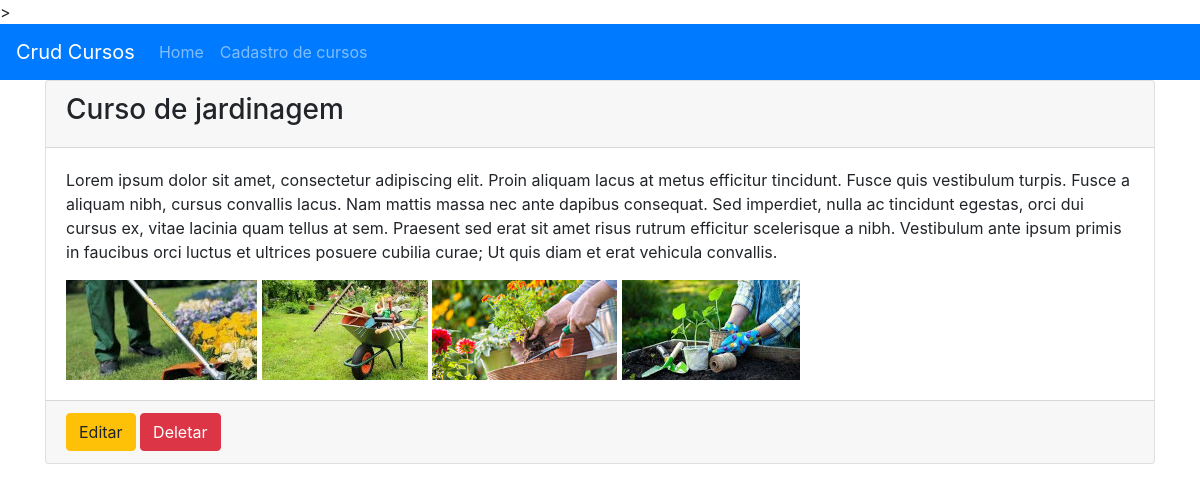
The page /detalhe_curso/show/16 on the database its author committed.
### tables this page shows
CREATE TABLE `cursos` (
  `id` int(11) NOT NULL,
  `titulo` varchar(255) NOT NULL,
  `descricao` text NOT NULL,
  `img_principal` varchar(255) NOT NULL,
  `img_galeria` text NOT NULL
);

### application/controllers/Detalhe_curso.php (called while the page is built, shortened)
<?php
class Detalhe_curso extends CI_Controller {
  public function show($id) {
    $data['title'] = "Detalhes do curso";
    $this->load->model("Cursos_model");
    $data['curso'] = $this->Cursos_model->show($id);
    $img_galeria_temp = substr($data['curso']['img_galeria'], 0, -1);
    $data['img_galeria_nome'] = explode(",",  $img_galeria_temp);
    $this->load->view("templates/header", $data);
    $this->load->view("templates/navbar");
    $this->load->view("pages/detalhe_curso", $data);
    $this->load->View("templates/footer");
  }
}

### index.php (called while the page is built, shortened)
<?php
require_once BASEPATH.'core/CodeIgniter.php';

### application/models/cursos_model.php (called while the page is built, shortened)
<?php
class Cursos_model extends CI_Model {
  public function show($id) {
    return $this->db->get_where("cursos" , array(
      "id" => $id
    ))->row_array();
  }
}

### application/views/pages/detalhe_curso.php (the view)
<div class="container">
  <div class="card">
    <div class="card-header">
      <h3><?= $curso['titulo'] ?></h3>
    </div>
    <div class="conteudo-detalhe card-body">
      <div class="descricao">
        <p><?= $curso['descricao'] ?></p>
      </div>
      <div class="galeria-imagens">
        <?php foreach ($img_galeria_nome as $img) { ?>
          <img src="<?= base_url()?>public/uploads/imgs_galeria/<?= $img ?>">
        <?php } ?>
      </div>
    </div>
    <div class="card-footer">
      <a href="#" class="btn btn-warning">
        Editar
      </a>
      <a href="#" class="btn btn-danger">
        Deletar
      </a>
    </div>
  </div>
</div>

### application/views/templates/header.php (shortened to what this page needs)
<!DOCTYPE html>
<html lang="pt-BR">
<head>
  <link rel="stylesheet" href="<?= base_url()?>public/css/styles.css" type="text/css">
  <link
    rel="stylesheet"
    href="https://cdn.jsdelivr.net/npm/bootstrap@4.5.3/dist/css/bootstrap.min.css"
  >
</head>
<body>
<div class="page-container">

### application/views/templates/navbar.php
<nav class="navbar navbar-expand-lg navbar-dark bg-primary">
  <a class="navbar-brand" href="<?= base_url()?>">
    Crud Cursos
  </a>
  <ul class="navbar-nav mr-auto">
    <div class="menu">
      <li class="nav-item">
        <a  class="nav-link" href="<?= base_url()?>">Home</a>
      </li>
      <li class="nav-item">
        <a class="nav-link" href="<?= base_url()?>cadastro_cursos">Cadastro de cursos</a>
      </li>
    </div>
  </ul>
</nav>

### application/views/templates/footer.php (shortened to what this page needs)
</div>
</body>
</html>

### public/css/styles.css (style rules this page uses)
* { margin: 0; padding: 0; border: 0; box-sizing: border-box; }
.menu { display: flex; }

### rows shown on the page
cursos: titulo "Curso de jardinagem", descricao "Lorem ipsum dolor sit amet, consectetur adipiscing elit. Proin aliquam lacus at metus efficitur tincidunt. Fusce quis vestibulum turpis. Fusce a aliquam nibh, cursus convallis lacus. Nam mattis massa nec ante dapibus consequat. Sed imperdiet, nulla ac tincidunt egestas, orci dui cursus ex, vitae lacinia quam tellus at sem. Praesent sed erat sit amet risus rutrum efficitur scelerisque a nibh. Vestibulum ante ipsum primis in faucibus orci luctus et ultrices posuere cubilia curae; Ut quis diam et erat vehicula convallis."
